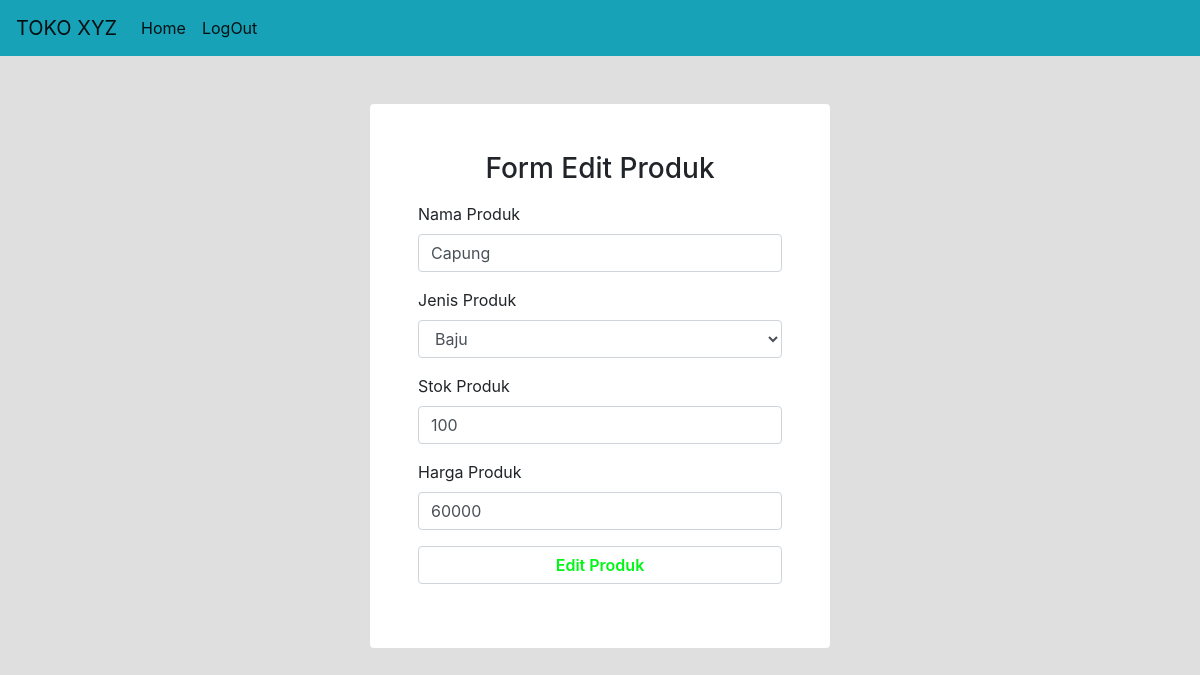
Screenshot of /edit.php?p=7 (signed in) with the database file from the repository.
### tables this page shows
CREATE TABLE `produk` (
  `id` int(11) NOT NULL,
  `nama_produk` varchar(255) NOT NULL,
  `jenis` int(11) NOT NULL,
  `gambar` varchar(20) NOT NULL,
  `stok` int(11) NOT NULL,
  `harga` int(11) NOT NULL,
  `hapus` varchar(6) NOT NULL
);

CREATE TABLE `jenis_produk` (
  `id` int(11) NOT NULL,
  `nama` varchar(255) NOT NULL
);

### edit.php (the view, shortened to what this page needs)
<!DOCTYPE html>
<html lang="en">
<head>
    <link rel="stylesheet" href="https://maxcdn.bootstrapcdn.com/bootstrap/4.0.0/css/bootstrap.min.css">
    <link rel="stylesheet" href="assets/css/main.css">
</head>
<body>
    <nav class="navbar navbar-expand-lg navbar-light bg-info">
        <a class="navbar-brand" href="index.php">TOKO XYZ</a>
        <div class="collapse navbar-collapse" id="navbarSupportedContent">
            <ul class="navbar-nav mr-auto">
                <li class="nav-item active">
                    <a class="nav-link" href="index.php">Home <span class="sr-only">(current)</span></a>
                </li>
                <li class="nav-item active">
                    <a class="nav-link" href="logout.php">LogOut <span class="sr-only">(current)</span></a>
                </li>
            </ul>
        </div>
    </nav>
    <div class="row justify-content-center m-5">
            <form action="" method="POST" class="col-md-5 container-login p-5 rounded">
                <div class="form-group">
                    <h3 class="text-center">Form Edit Produk</h3>
                </div>
                    <?php
                        require_once("config.php");
                        $param = $_GET['p'];
                        $query = $config->query("SELECT * FROM produk WHERE id='$param'");
                        $data = $query->fetch_assoc();
                    ?>
                <div class="form-group">
                    <label for=""> Nama Produk</label>
                    <input class="form-control" type="text" value="<?php echo $data['nama_produk']?>" name="nama_produk" placeholder="Input Nama Produk">
                </div>
                <div class="form-group">
                    <label for=""> Jenis Produk</label>
                    <select class="form-control" name="jenis"  selected="<?php echo $data['jenis']?>" aria-label="Default select example">
                        <?php
                            $query2 = $config->query("SELECT * FROM jenis_produk");
                            while ($data2 = $query2->fetch_assoc()) {?>
                                <option <?php if ($data['jenis'] == $data2['id']){echo "selected";}?> value="<?php echo $data2['id']?>"><?php echo $data2['nama']?></option>
                            <?php } ?>
                    </select>
                </div>
                <div class="form-group">
                    <label for=""> Stok Produk</label>
                    <input class="form-control" type="number" value="<?php echo $data['stok']?>" name="stok" placeholder="Input Stok Produk">
                </div>
                <div class="form-group">
                    <label for=""> Harga Produk</label>
                    <input class="form-control" type="number" value="<?php echo $data['harga']?>" name="harga" placeholder="Input Harga Produk">
                </div>
                <div class="form-group">
                    <button class="form-control c-green" name="edit_produk" type="submit">Edit Produk</button>
                </div>
            </form>
        </div>
</body>
</html>

### assets/css/main.css (style rules this page uses)
body { background-color: rgb(223, 223, 223); }
.container-login { width: 500px; background-color: rgb(255, 255, 255); }
.c-green { color: rgb(0, 247, 21); font-weight: 600; }

### rows the page displays
produk: nama_produk "Capung", jenis "Baju", stok "100", harga "60000"
